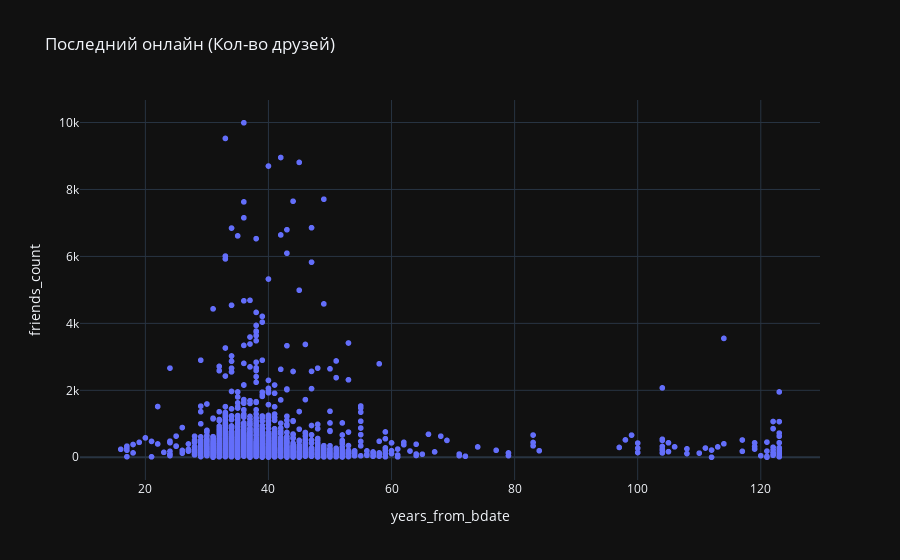

Here is the notebook cell this chart was saved with:
### Code cell
# 'Последний онлайн (Кол-во друзей)'

query = client.command("""
    SELECT bdate, friends_count FROM Group_Members.example_table
    WHERE friends_count != 0 AND bdate != '1700-01-01'
""")

df = Create_DataFrames(query, ['bdate', 'friends_count'])

df['bdate'] = pd.to_datetime(df['bdate'])

today = datetime.today()
df['years_from_bdate'] = round((today - df['bdate']).dt.days / 365, 0)
df['years_from_bdate'] = df['years_from_bdate'].astype(int)
df['friends_count'] = df['friends_count'].astype(int)

df = df.sort_values('friends_count', ascending=False)

fig = px.scatter(df,
                x='years_from_bdate',
                y='friends_count',
                title='Последний онлайн (Кол-во друзей)',
                template='plotly_dark'
)

fig.show()

### Figure 1 — Plotly figure (JSON) as saved in the notebook; plotly's stock layout.template omitted (floating-point values rounded to 4 significant figures; data arrays with more than 128 entries replaced by an {"elided": "..."} marker saying what was removed)
{"data": [{"hovertemplate": "years_from_bdate=%{x}<br>friends_count=%{y}<extra></extra>", "legendgroup": "", "marker": {"color": "#636efa", "symbol": "circle"}, "mode": "markers", "name": "", "showlegend": false, "type": "scattergl", "x": {"elided": "3314 int values"}, "xaxis": "x", "y": {"elided": "3314 int values"}, "yaxis": "y"}], "layout": {"legend": {"tracegroupgap": 0}, "title": {"text": "Последний онлайн (Кол-во друзей)"}, "xaxis": {"anchor": "y", "domain": [0, 1], "title": {"text": "years_from_bdate"}}, "yaxis": {"anchor": "x", "domain": [0, 1], "title": {"text": "friends_count"}}}}
